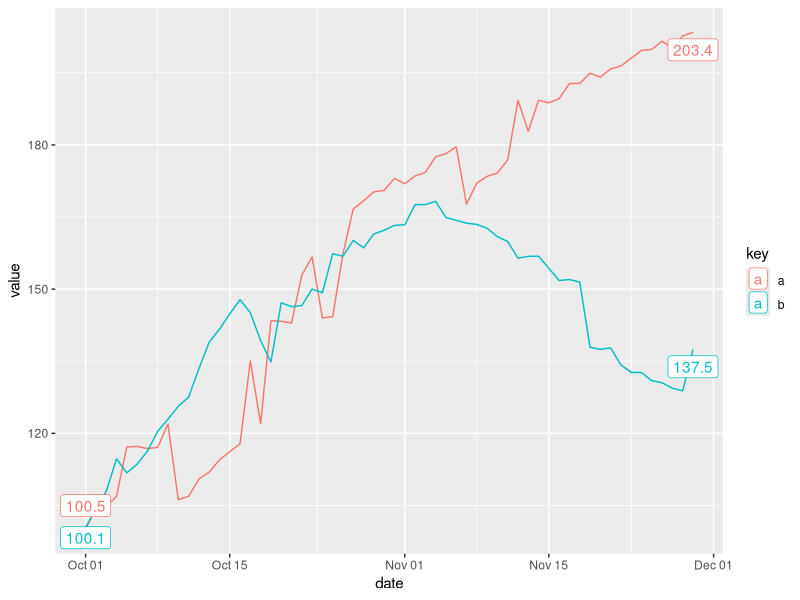
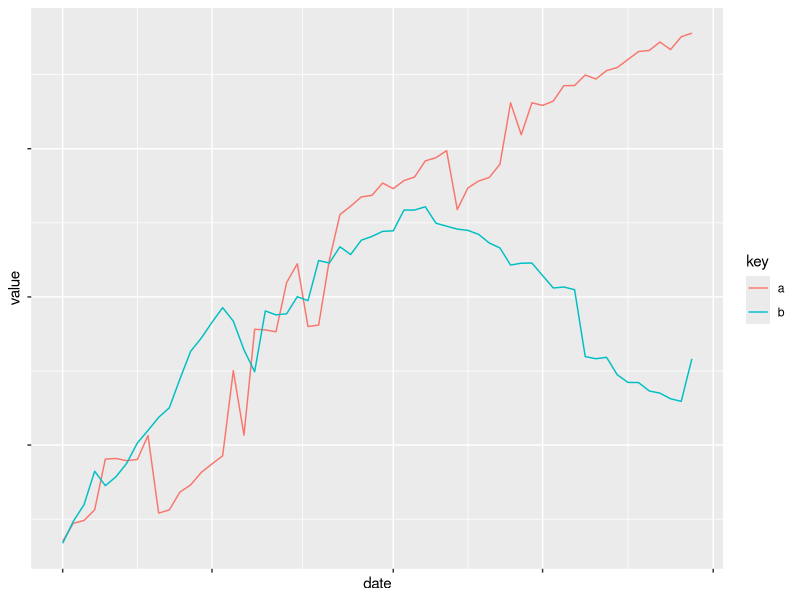
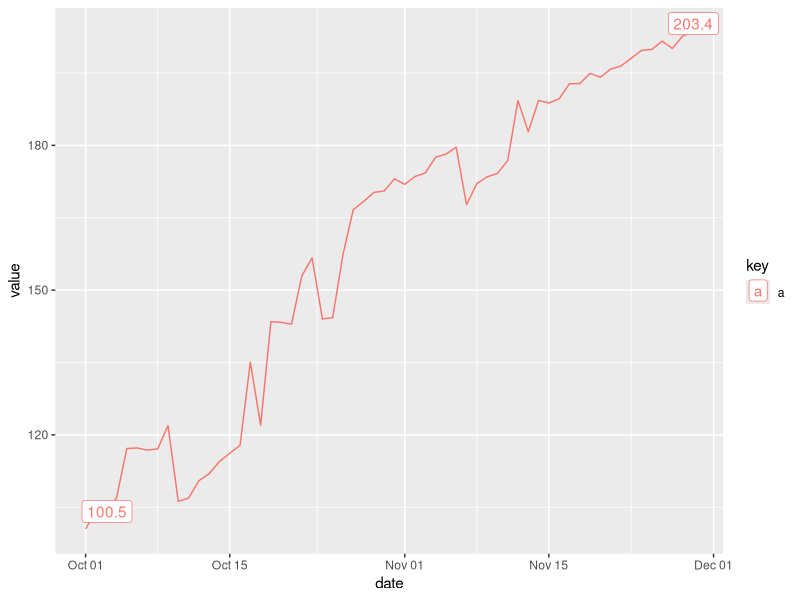
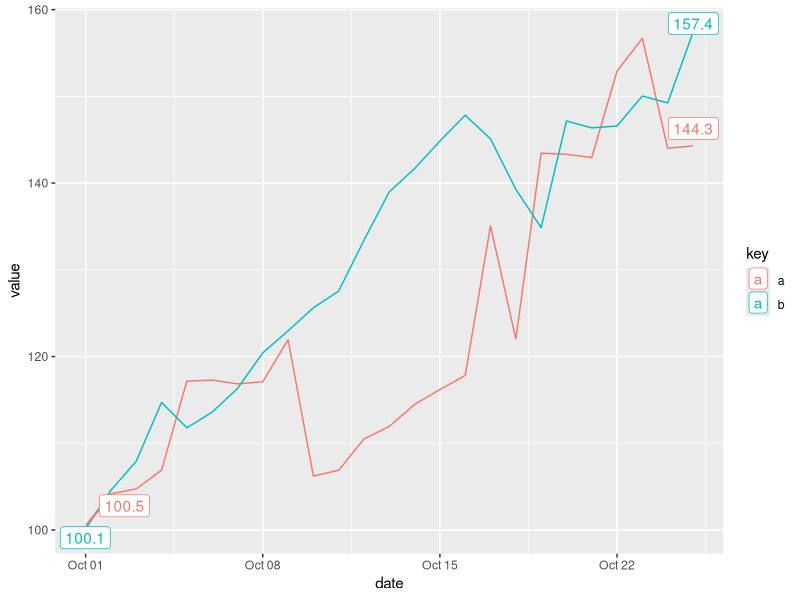
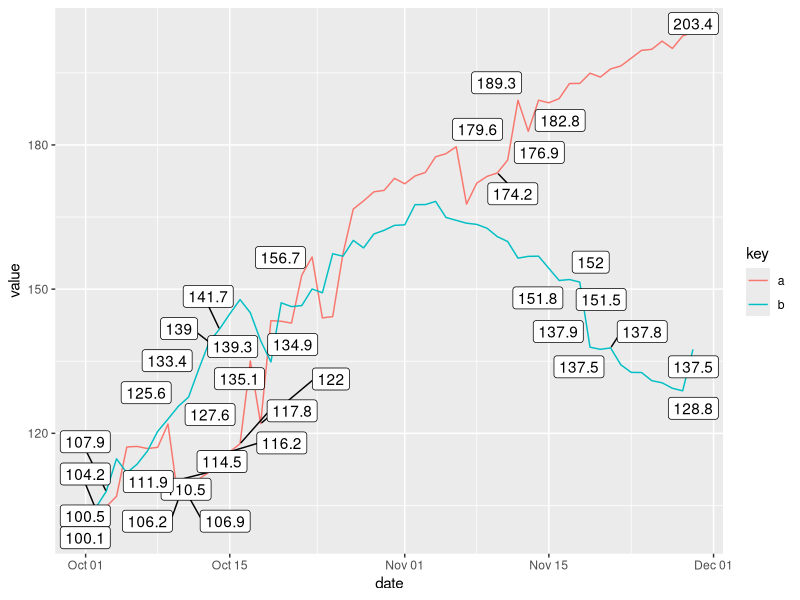
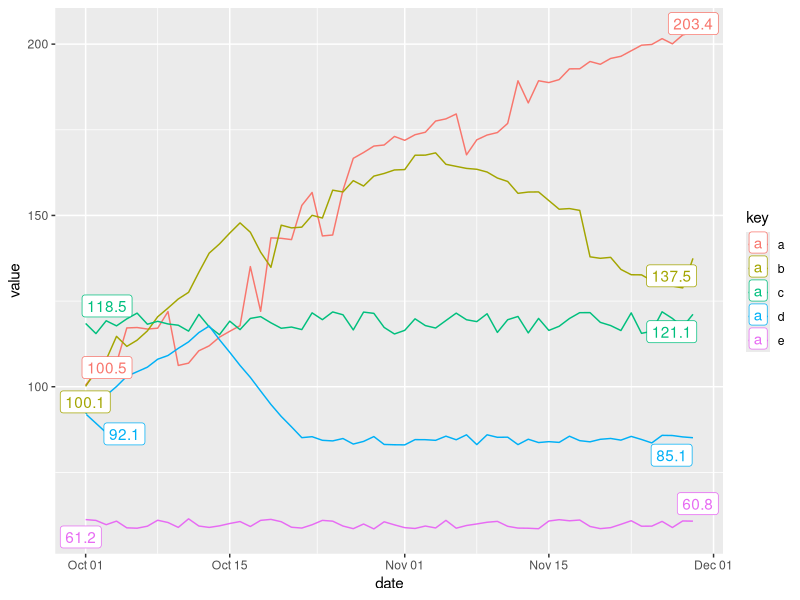
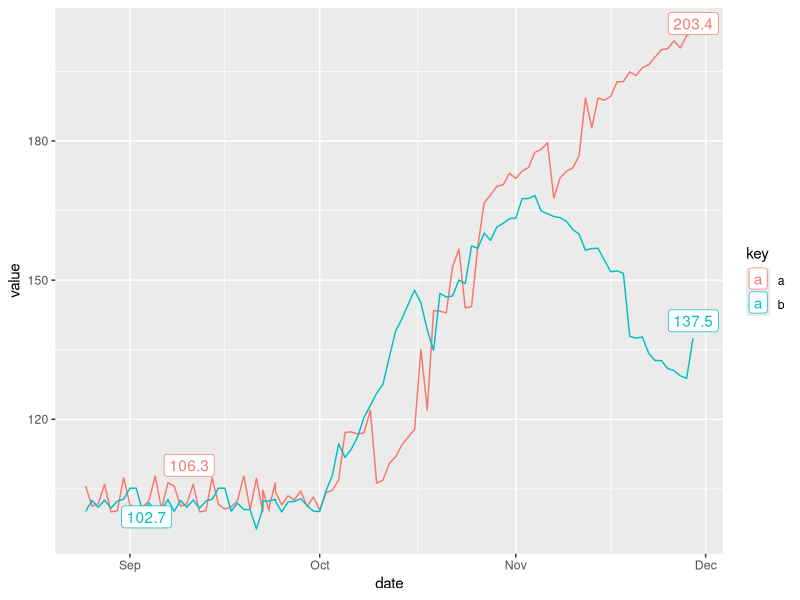

The R source for these figures, in order:
# Chart of with time on the x and y axis
library(ggplot2)
library(dplyr)

series <- readr::read_csv("timeline-playground/series-Table 1.csv") %>%
  tidyr::gather(key, value, -date)

just_right_lab_dates <- c(as.Date("2018-10-01"),
                          as.Date("2018-11-29"))

too_little_x_lab_dates <- c(as.Date("2018-10-01"),
                          as.Date("2018-10-25"))

too_much_x_lab_dates <- c(as.Date("2018-09-07"),
                             as.Date("2018-11-29"))

just_right_labs <- series %>%
  filter(date %in% just_right_lab_dates) %>%
  filter(date >= as.Date("2018-10-01")) %>%
  mutate(date_int = as.integer(date)) %>%
  filter(key %in% c("a", "b"))

too_little_series_labs <- series %>%
  filter(date %in% just_right_lab_dates) %>%
  filter(date >= as.Date("2018-10-01")) %>%
  mutate(date_int = as.integer(date)) %>%
  filter(key %in% c("a"))

too_much_series_labs <- series %>%
  filter(date %in% just_right_lab_dates) %>%
  filter(date >= as.Date("2018-10-01")) %>%
  mutate(date_int = as.integer(date)) %>%
  filter(key %in% c("a", "b", "c", "d", "e"))

too_little_x_labs <- series %>%
  filter(date %in% too_little_x_lab_dates) %>%
  mutate(date_int = as.integer(date)) %>%
  filter(key %in% c("a", "b"))


too_much_x_labs <- series %>%
  filter(date %in% too_much_x_lab_dates) %>%
  mutate(date_int = as.integer(date)) %>%
  filter(key %in% c("a", "b"))


just_right <- series %>%
  filter(date >= as.Date("2018-10-01")) %>%
  filter(key %in% c("a", "b")) %>%
  ggplot(aes(x = date,
             y = value,
             color = key)) +
  geom_line() +
  ggrepel::geom_label_repel(data = just_right_labs, aes(x = date,
                                        y = value,
                                        label = round(value,1),
                                        color = key),
                            direction = "y")

too_little_series <- series %>%
  filter(date >= as.Date("2018-10-01")) %>%
  filter(key %in% c("a")) %>%
  ggplot(aes(x = date,
             y = value,
             color = key)) +
  geom_line() +
  ggrepel::geom_label_repel(data = too_little_series_labs, aes(x = date,
                                                        y = value,
                                                        label = round(value,1),
                                                        color = key))
too_much_series <- series %>%
  filter(date >= as.Date("2018-10-01")) %>%
  filter(key %in% c("a", "b", "c", "d", "e")) %>%
  ggplot(aes(x = date,
             y = value,
             color = key)) +
  geom_line() +
  ggrepel::geom_label_repel(data = too_much_series_labs, aes(x = date,
                                                        y = value,
                                                        label = round(value,1),
                                                        color = key))

too_little_x <- series %>%
  filter(date >= as.Date("2018-10-01"),
         date <= as.Date("2018-10-25")) %>%
  filter(key %in% c("a", "b")) %>%
  ggplot(aes(x = date,
             y = value,
             color = key)) +
  geom_line() +
  ggrepel::geom_label_repel(data = too_little_x_labs, aes(x = date,
                                                        y = value,
                                                        label = round(value,1),
                                                        color = key))
too_much_x <- series %>%
  filter(key %in% c("a", "b")) %>%
  ggplot(aes(x = date,
             y = value,
             color = key)) +
  geom_line() +
  ggrepel::geom_label_repel(data = too_much_x_labs, aes(x = date,
                                                          y = value,
                                                          label = round(value,1),
                                                          color = key))

too_little_label <- series %>%
  filter(date >= as.Date("2018-10-01")) %>%
  filter(key %in% c("a", "b")) %>%
  ggplot(aes(x = date,
             y = value,
             color = key)) +
  geom_line() +
  theme(axis.text = element_blank())

too_much_label <- series %>%
  filter(date >= as.Date("2018-10-01")) %>%
  filter(key %in% c("a", "b")) %>%
  ggplot(aes(x = date,
             y = value, label = round(value,1))) +
  geom_line(aes(color =  key)) + ggrepel::geom_label_repel()


